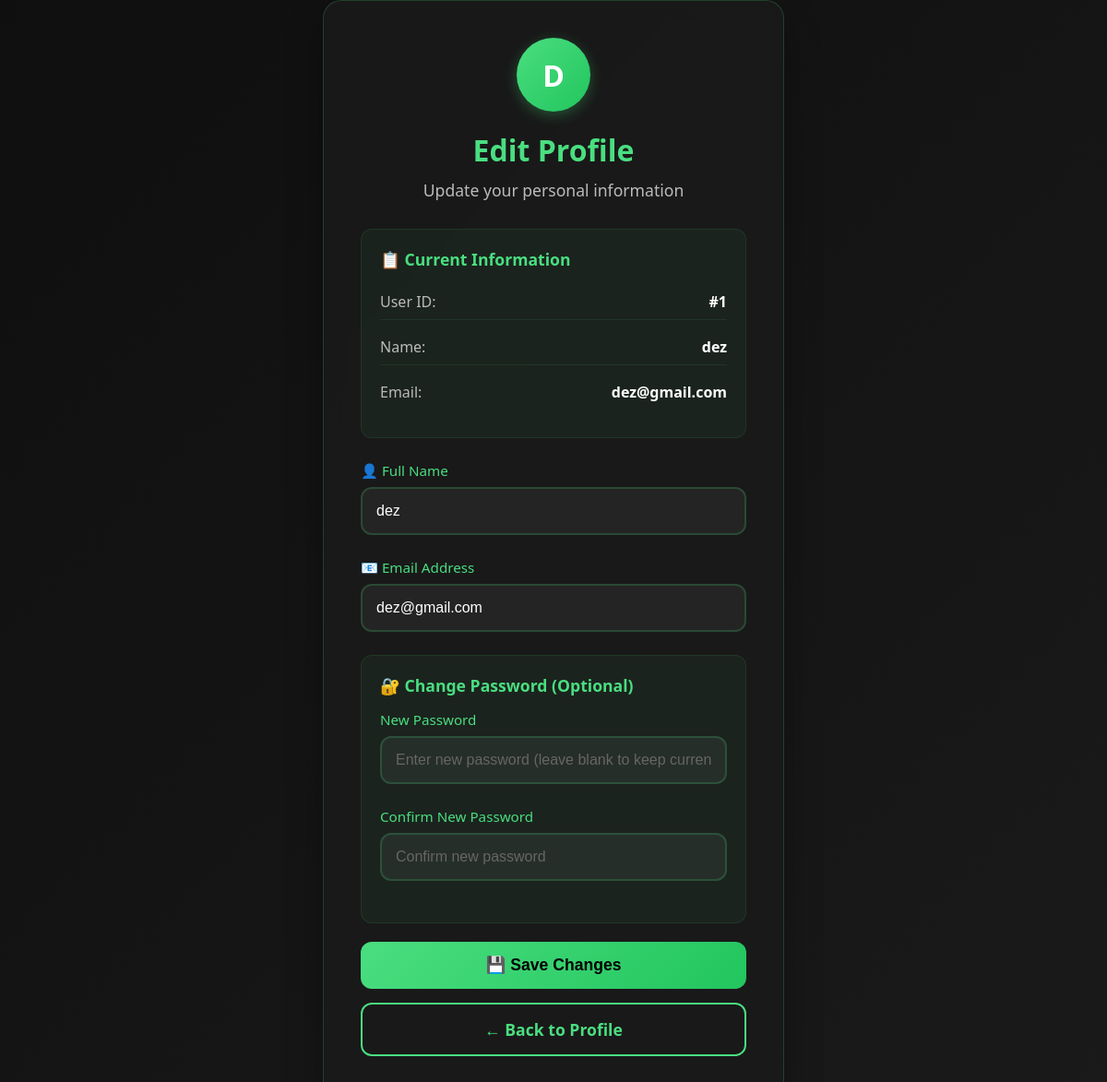
/editbutton.php (signed in), run on the app's committed database.
### tables this page shows
CREATE TABLE `register` (
  `id` int(200) NOT NULL,
  `name` varchar(200) NOT NULL,
  `email` varchar(100) NOT NULL,
  `password` text NOT NULL
);

### editbutton.php (the view, shortened to what this page needs)
<?php
require 'BD_carepoint.php';
$user_id = $_SESSION['user_id'] ?? $_GET['user_id'] ?? 1;
$user_stmt = $pdo->prepare("SELECT id, name, email FROM register WHERE id = ?");
$user_stmt->execute([$user_id]);
$user_data = $user_stmt->fetch();
?>
<!DOCTYPE html>
<html lang="en">
<head>
</head>
<body>
    <div class="edit-container">
        <div class="header">
            <div class="profile-avatar">
                <?php echo strtoupper(substr($user_data['name'], 0, 1)); ?>
            </div>
            <h1>Edit Profile</h1>
            <p>Update your personal information</p>
        </div>
        <div class="user-info">
            <h3>📋 Current Information</h3>
            <div class="info-item">
                <span class="info-label">User ID:</span>
                <span class="info-value">#<?php echo $user_data['id']; ?></span>
            </div>
            <div class="info-item">
                <span class="info-label">Name:</span>
                <span class="info-value"><?php echo htmlspecialchars($user_data['name']); ?></span>
            </div>
            <div class="info-item">
                <span class="info-label">Email:</span>
                <span class="info-value"><?php echo htmlspecialchars($user_data['email']); ?></span>
            </div>
        </div>
        <form method="POST">
            <div class="form-group">
                <label for="name">👤 Full Name</label>
                <input type="text" id="name" name="name" value="<?php echo htmlspecialchars($user_data['name']); ?>" required placeholder="Enter your full name">
            </div>
            <div class="form-group">
                <label for="email">📧 Email Address</label>
                <input type="email" id="email" name="email" value="<?php echo htmlspecialchars($user_data['email']); ?>" required placeholder="Enter your email address">
            </div>
            <div class="password-section">
                <h3>🔐 Change Password (Optional)</h3>
                <div class="form-group">
                    <label for="password">New Password</label>
                    <input type="password" id="password" name="password" placeholder="Enter new password (leave blank to keep current)">
                </div>
                <div class="form-group">
                    <label for="confirm_password">Confirm New Password</label>
                    <input type="password" id="confirm_password" name="confirm_password" placeholder="Confirm new password">
                </div>
            </div>
            <button type="submit" class="btn">💾 Save Changes</button>
            <a href="Myprofile.php?user_id=<?php echo $user_id; ?>" class="btn btn-secondary" style="text-decoration: none; display: block; text-align: center;">← Back to Profile</a>
        </form>
    </div>
</body>
</html>

### editbutton.php (style rules this page uses)
* { margin: 0; padding: 0; box-sizing: border-box; }
body { font-family: 'Segoe UI', Tahoma, Geneva, Verdana, sans-serif; background: linear-gradient(135deg, #0f0f0f 0%, #1a1a1a 100%); min-height: 100vh; display: flex; align-items: center; justify-content: center; color: #fff; }
.edit-container { background: rgba(26, 26, 26, 0.95); backdrop-filter: blur(10px); border-radius: 20px; padding: 40px; width: 90%; max-width: 500px; box-shadow: 0 20px 40px rgba(0, 0, 0, 0.3); border: 1px solid rgba(74, 222, 128, 0.2); }
.header { text-align: center; margin-bottom: 30px; }
.header h1 { color: #4ade80; font-size: 2em; margin-bottom: 10px; font-weight: 600; }
.header p { color: #bbb; font-size: 1.1em; }
.profile-avatar { width: 80px; height: 80px; background: linear-gradient(135deg, #4ade80, #22c55e); border-radius: 50%; display: flex; align-items: center; justify-content: center; margin: 0 auto 20px; font-size: 2em; font-weight: bold; color: white; box-shadow: 0 4px 15px rgba(74, 222, 128, 0.3); }
.form-group { margin-bottom: 25px; }
.form-group label { display: block; margin-bottom: 8px; color: #4ade80; font-weight: 500; font-size: 0.95em; }
.form-group input { width: 100%; padding: 15px; background: rgba(255, 255, 255, 0.05); border: 2px solid rgba(74, 222, 128, 0.2); border-radius: 12px; color: #fff; font-size: 1em; transition: all 0.3s ease; }
.form-group input::placeholder { color: #666; }
.password-section { background: rgba(74, 222, 128, 0.05); padding: 20px; border-radius: 12px; border: 1px solid rgba(74, 222, 128, 0.1); margin: 20px 0; }
.password-section h3 { color: #4ade80; margin-bottom: 15px; font-size: 1.1em; }
.btn { width: 100%; padding: 15px; background: linear-gradient(135deg, #4ade80, #22c55e); color: #000; border: none; border-radius: 12px; font-size: 1.1em; font-weight: 600; cursor: pointer; transition: all 0.3s ease; margin-bottom: 15px; }
.btn-secondary { background: transparent; border: 2px solid #4ade80; color: #4ade80; }
.user-info { background: rgba(74, 222, 128, 0.05); padding: 20px; border-radius: 12px; margin-bottom: 25px; border: 1px solid rgba(74, 222, 128, 0.1); }
.user-info h3 { color: #4ade80; margin-bottom: 15px; font-size: 1.1em; }
.info-item { display: flex; justify-content: space-between; margin-bottom: 10px; padding: 8px 0; border-bottom: 1px solid rgba(74, 222, 128, 0.1); }
.info-item:last-child { border-bottom: none; }
.info-label { color: #bbb; font-weight: 500; }
.info-value { color: #fff; font-weight: 600; }

### data on the page
register: name "D", id "1", name "dez", email "dez@gmail.com"
